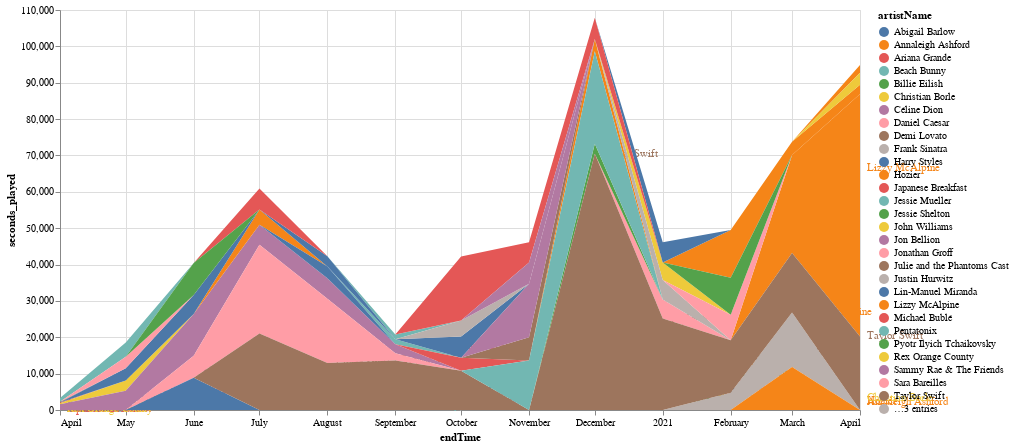

This figure's notebook cell:
### Code cell
# make the chart
alt.data_transformers.disable_max_rows()

chart = alt.Chart(long_listens).mark_area().encode(
    x = 'endTime',
    y = 'seconds_played',
    color = 'artistName'
).properties(
    height = 400,
    width = 800,
)


text = chart.mark_text(
    align='left',
    baseline='middle',
    dx=7
).encode(
    text='artistName'
)

text + chart

### Figure 1 — Vega-Lite specification as saved in the notebook (floating-point values rounded to 4 significant figures)
{"config": {"view": {"continuousWidth": 400, "continuousHeight": 300}}, "layer": [{"mark": {"type": "text", "align": "left", "baseline": "middle", "dx": 7}, "encoding": {"color": {"type": "nominal", "field": "artistName"}, "text": {"type": "nominal", "field": "artistName"}, "x": {"type": "temporal", "field": "endTime"}, "y": {"type": "quantitative", "field": "seconds_played"}}, "height": 400, "width": 800}, {"mark": "area", "encoding": {"color": {"type": "nominal", "field": "artistName"}, "x": {"type": "temporal", "field": "endTime"}, "y": {"type": "quantitative", "field": "seconds_played"}}, "height": 400, "width": 800}], "data": {"name": "data-d779925f86e05172fd3d5ddef6058b94"}, "$schema": "https://vega.github.io/schema/vega-lite/v4.8.1.json", "datasets": {"data-d779925f86e05172fd3d5ddef6058b94": [{"endTime": "2020-04-01T00:00:00", "artistName": "Demi Lovato", "seconds_played": 203.7}, {"endTime": "2020-04-01T00:00:00", "artistName": "Japanese Breakfast", "seconds_played": 214.0}, {"endTime": "2020-04-01T00:00:00", "artistName": "Rex Orange County", "seconds_played": 267.5}, {"endTime": "2020-04-01T00:00:00", "artistName": "Beach Bunny", "seconds_played": 1016.0}, {"endTime": "2020-09-01T00:00:00", "artistName": "Beach Bunny", "seconds_played": 1294.0}, {"endTime": "2020-09-01T00:00:00", "artistName": "Jessie Mueller", "seconds_played": 1348.0}, {"endTime": "2020-04-01T00:00:00", "artistName": "Sammy Rae & The Friends", "seconds_played": 1580.0}, {"endTime": "2020-09-01T00:00:00", "artistName": "Sara Bareilles", "seconds_played": 1997.0}, {"endTime": "2021-04-01T00:00:00", "artistName": "Annaleigh Ashford", "seconds_played": 2117.0}, {"endTime": "2020-09-01T00:00:00", "artistName": "Sammy Rae & The Friends", "seconds_played": 2487.0}, {"endTime": "2021-04-01T00:00:00", "artistName": "Hozier", "seconds_played": 2599.0}, {"endTime": "2020-12-01T00:00:00", "artistName": "Pyotr Ilyich Tchaikovsky", "seconds_played": 2688.0}, {"endTime": "2020-08-01T00:00:00", "artistName": "Harry Styles", "seconds_played": 2796.0}, {"endTime": "2020-05-01T00:00:00", "artistName": "Rex Orange County", "seconds_played": 2823.0}, {"endTime": "2020-05-01T00:00:00", "artistName": "Daniel Caesar", "seconds_played": 3213.0}, {"endTime": "2020-08-01T00:00:00", "artistName": "Lin-Manuel Miranda", "seconds_played": 3221.0}, {"endTime": "2021-04-01T00:00:00", "artistName": "Christian Borle", "seconds_played": 3298.0}, {"endTime": "2020-05-01T00:00:00", "artistName": "Harry Styles", "seconds_played": 3341.0}, {"endTime": "2020-12-01T00:00:00", "artistName": "Lizzy McAlpine", "seconds_played": 3395.0}, {"endTime": "2020-10-01T00:00:00", "artistName": "Michael Bublé", "seconds_played": 3608.0}, {"endTime": "2021-03-01T00:00:00", "artistName": "Hozier", "seconds_played": 3632.0}, {"endTime": "2020-05-01T00:00:00", "artistName": "Beach Bunny", "seconds_played": 3902.0}, {"endTime": "2020-07-01T00:00:00", "artistName": "Hozier", "seconds_played": 4227.0}, {"endTime": "2020-10-01T00:00:00", "artistName": "Frank Sinatra", "seconds_played": 4442.0}, {"endTime": "2021-02-01T00:00:00", "artistName": "The Beatles", "seconds_played": 4742.0}, {"endTime": "2021-01-01T00:00:00", "artistName": "John Williams", "seconds_played": 4811.0}, {"endTime": "2021-01-01T00:00:00", "artistName": "Sara Bareilles", "seconds_played": 5216.0}, {"endTime": "2020-06-01T00:00:00", "artistName": "Harry Styles", "seconds_played": 5258.0}, {"endTime": "2020-05-01T00:00:00", "artistName": "Sammy Rae & The Friends", "seconds_played": 5289.0}, {"endTime": "2021-01-01T00:00:00", "artistName": "Justin Hurwitz", "seconds_played": 5403.0}, {"endTime": "2020-07-01T00:00:00", "artistName": "Sammy Rae & The Friends", "seconds_played": 5487.0}, {"endTime": "2021-01-01T00:00:00", "artistName": "Abigail Barlow", "seconds_played": 5573.0}, {"endTime": "2020-11-01T00:00:00", "artistName": "Ariana Grande", "seconds_played": 5594.0}, {"endTime": "2020-08-01T00:00:00", "artistName": "Sammy Rae & The Friends", "seconds_played": 5658.0}, {"endTime": "2020-07-01T00:00:00", "artistName": "Ariana Grande", "seconds_played": 5726.0}, {"endTime": "2020-12-01T00:00:00", "artistName": "Ariana Grande", "seconds_played": 5817.0}, {"endTime": "2020-10-01T00:00:00", "artistName": "Harry Styles", "seconds_played": 5821.0}, {"endTime": "2020-11-01T00:00:00", "artistName": "Céline Dion", "seconds_played": 5825.0}, {"endTime": "2020-06-01T00:00:00", "artistName": "Sara Bareilles", "seconds_played": 6087.0}, {"endTime": "2020-11-01T00:00:00", "artistName": "Julie and the Phantoms Cast", "seconds_played": 6361.0}, {"endTime": "2021-02-01T00:00:00", "artistName": "Jonathan Groff", "seconds_played": 6976.0}, {"endTime": "2020-06-01T00:00:00", "artistName": "Billie Eilish", "seconds_played": 8761.0}, {"endTime": "2020-06-01T00:00:00", "artistName": "Us The Duo", "seconds_played": 8865.0}, {"endTime": "2021-02-01T00:00:00", "artistName": "Jessie Shelton", "seconds_played": 10170.0}, {"endTime": "2020-10-01T00:00:00", "artistName": "Taylor Swift", "seconds_played": 10760.0}, {"endTime": "2020-06-01T00:00:00", "artistName": "Sammy Rae & The Friends", "seconds_played": 11430.0}, {"endTime": "2021-03-01T00:00:00", "artistName": "dodie", "seconds_played": 11850.0}, {"endTime": "2020-08-01T00:00:00", "artistName": "Taylor Swift", "seconds_played": 12930.0}, {"endTime": "2021-02-01T00:00:00", "artistName": "Hozier", "seconds_played": 13160.0}, {"endTime": "2020-11-01T00:00:00", "artistName": "Pentatonix", "seconds_played": 13620.0}, {"endTime": "2020-09-01T00:00:00", "artistName": "Taylor Swift", "seconds_played": 13630.0}, {"endTime": "2021-02-01T00:00:00", "artistName": "Taylor Swift", "seconds_played": 14460.0}, {"endTime": "2020-11-01T00:00:00", "artistName": "Jon Bellion", "seconds_played": 14760.0}, {"endTime": "2021-03-01T00:00:00", "artistName": "The Beatles", "seconds_played": 14940.0}, {"endTime": "2021-03-01T00:00:00", "artistName": "Taylor Swift", "seconds_played": 16380.0}, {"endTime": "2020-10-01T00:00:00", "artistName": "Ariana Grande", "seconds_played": 17590.0}, {"endTime": "2020-08-01T00:00:00", "artistName": "Sara Bareilles", "seconds_played": 17650.0}, {"endTime": "2021-04-01T00:00:00", "artistName": "Taylor Swift", "seconds_played": 20220.0}, {"endTime": "2020-07-01T00:00:00", "artistName": "Taylor Swift", "seconds_played": 21010.0}, {"endTime": "2020-07-01T00:00:00", "artistName": "Sara Bareilles", "seconds_played": 24430.0}, {"endTime": "2021-01-01T00:00:00", "artistName": "Taylor Swift", "seconds_played": 25140.0}, {"endTime": "2020-12-01T00:00:00", "artistName": "Pentatonix", "seconds_played": 25470.0}, {"endTime": "2021-03-01T00:00:00", "artistName": "Lizzy McAlpine", "seconds_played": 26940.0}, {"endTime": "2021-04-01T00:00:00", "artistName": "Lizzy McAlpine", "seconds_played": 66650.0}, {"endTime": "2020-12-01T00:00:00", "artistName": "Taylor Swift", "seconds_played": 70500.0}]}}
